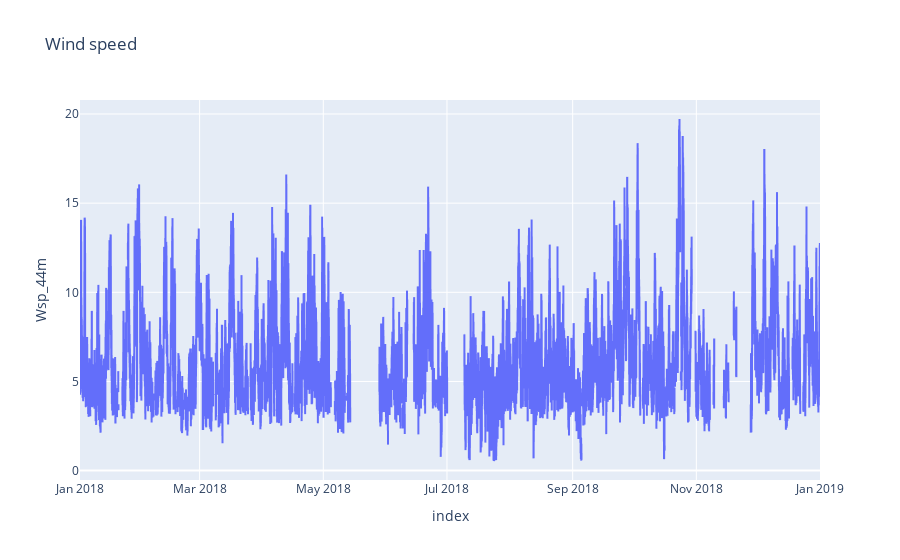

Here is the notebook cell this chart was saved with:
### Code cell
# plot the wind speed with plotly
fig = px.line(V52_data, x=V52_data.index, y="Wsp_44m", title='Wind speed')
fig.show()

### Figure 1 — Plotly figure (JSON) as saved in the notebook; plotly's stock layout.template omitted (floating-point values rounded to 4 significant figures; data arrays with more than 128 entries replaced by an {"elided": "..."} marker saying what was removed)
{"data": [{"hovertemplate": "index=%{x}<br>Wsp_44m=%{y}<extra></extra>", "legendgroup": "", "line": {"color": "#636efa", "dash": "solid"}, "marker": {"symbol": "circle"}, "mode": "lines", "name": "", "showlegend": false, "type": "scattergl", "x": {"elided": "52561 str values"}, "xaxis": "x", "y": {"elided": "52561 float values"}, "yaxis": "y"}], "layout": {"legend": {"tracegroupgap": 0}, "title": {"text": "Wind speed"}, "xaxis": {"anchor": "y", "domain": [0, 1], "title": {"text": "index"}}, "yaxis": {"anchor": "x", "domain": [0, 1], "title": {"text": "Wsp_44m"}}}}
